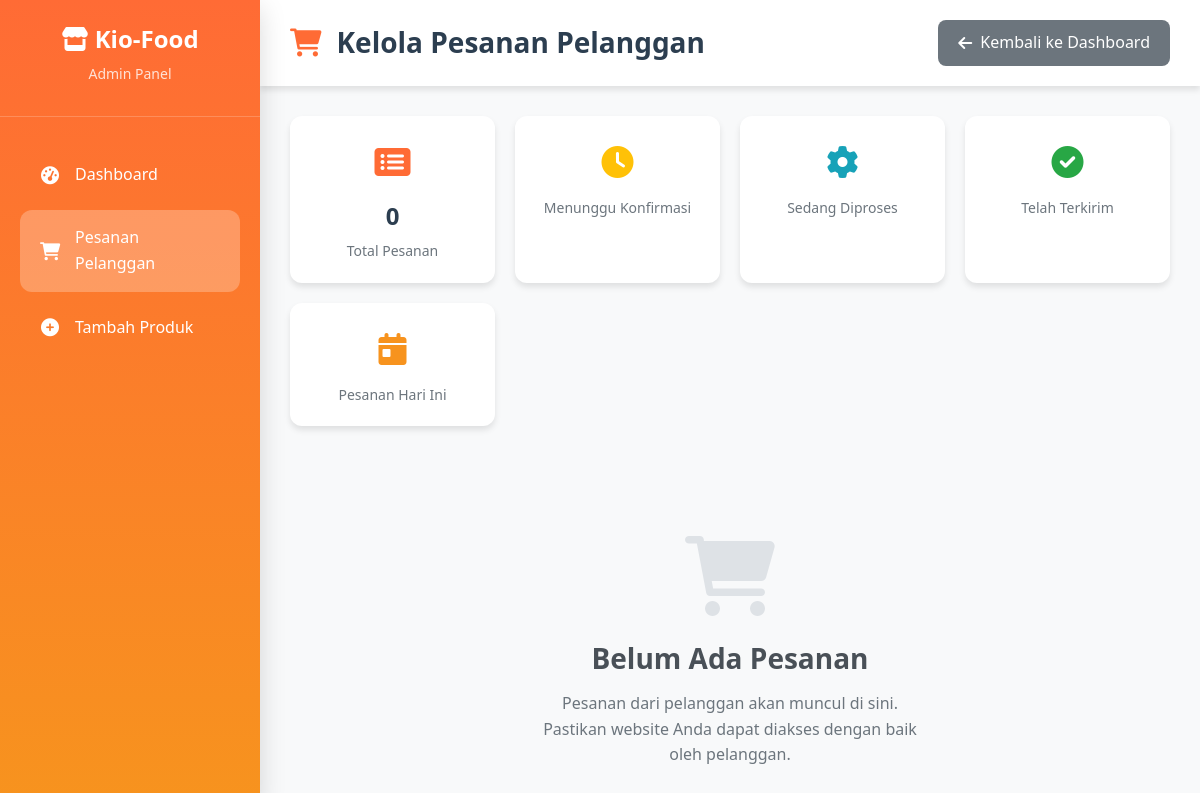
Page /admin/admin_pesanan.php (signed in) on the earlier database version.
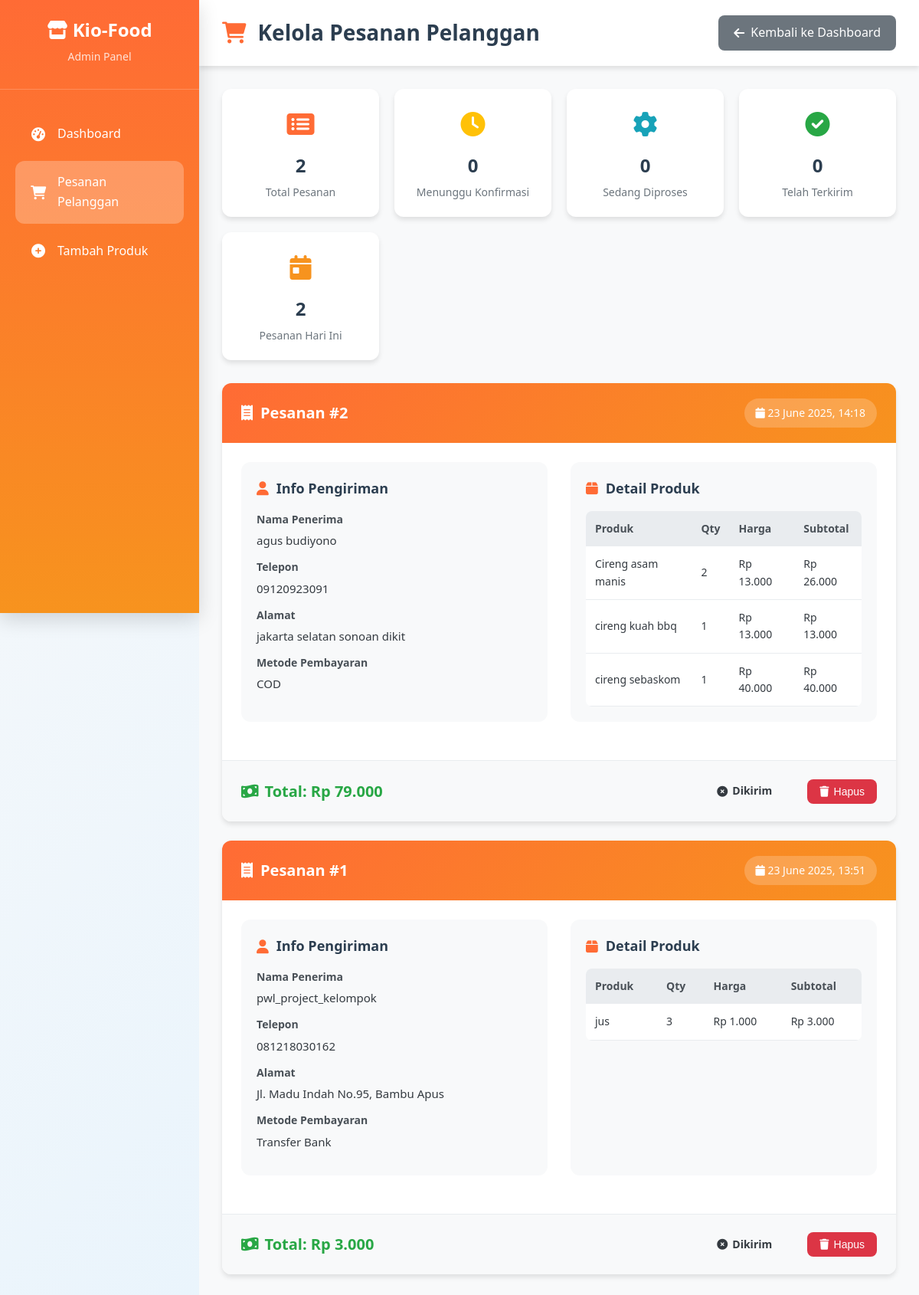
Same page on the later database version.
### tables this page shows
CREATE TABLE `pesanan` (
  `id` int(11) NOT NULL,
  `user_id` int(11) NOT NULL,
  `nama_penerima` varchar(100) NOT NULL,
  `telepon_penerima` varchar(20) NOT NULL,
  `alamat_pengiriman` text NOT NULL,
  `metode_pembayaran` varchar(50) NOT NULL,
  `total_harga` int(11) NOT NULL,
  `status_pesanan` enum('pending','diproses','dikirim','selesai','dibatalkan') NOT NULL DEFAULT 'pending',
  `tanggal_pesanan` timestamp NOT NULL DEFAULT current_timestamp()
);

CREATE TABLE `detail_pesanan` (
  `id` int(11) NOT NULL,
  `pesanan_id` int(11) NOT NULL,
  `produk_id` int(11) NOT NULL,
  `kuantitas` int(11) NOT NULL,
  `harga_saat_pesan` int(11) NOT NULL
);

CREATE TABLE `produk` (
  `id` int(11) NOT NULL,
  `nama_produk` varchar(255) NOT NULL,
  `deskripsi` text DEFAULT NULL,
  `harga` int(11) NOT NULL,
  `jenis` enum('Makanan','Minuman') NOT NULL,
  `gambar` varchar(200) DEFAULT NULL
);

### admin/admin_pesanan.php (the view, shortened to what the changed rows need)
<?php
include("../koneksi/koneksi.php");
$pesanan_query = "SELECT * FROM pesanan ORDER BY tanggal_pesanan DESC";
$pesanan_result = mysqli_query($db, $pesanan_query);
$semua_pesanan = [];
while ($row = mysqli_fetch_assoc($pesanan_result)) {
    $semua_pesanan[$row['id']] = $row;
}
$detail_query = "SELECT dp.pesanan_id, dp.kuantitas, dp.harga_saat_pesan, pr.nama_produk FROM detail_pesanan dp JOIN produk pr ON dp.produk_id = pr.id";
$detail_result = mysqli_query($db, $detail_query);
$detail_pesanan_grouped = [];
while ($row = mysqli_fetch_assoc($detail_result)) {
    $detail_pesanan_grouped[$row['pesanan_id']][] = $row;
}
$stats_query = "SELECT
    COUNT(*) as total_pesanan,
    SUM(CASE WHEN status_pesanan = 'pending' THEN 1 ELSE 0 END) as pending,
    SUM(CASE WHEN status_pesanan = 'proses' THEN 1 ELSE 0 END) as proses,
    SUM(CASE WHEN status_pesanan = 'terkirim' THEN 1 ELSE 0 END) as terkirim,
    SUM(CASE WHEN DATE(tanggal_pesanan) = CURDATE() THEN 1 ELSE 0 END) as hari_ini
    FROM pesanan";
$stats_result = mysqli_query($db, $stats_query);
$stats = mysqli_fetch_assoc($stats_result);
?>
<!DOCTYPE html>
<html lang="id">
<head>
    <link href="https://cdnjs.cloudflare.com/ajax/libs/font-awesome/6.0.0/css/all.min.css" rel="stylesheet">
</head>
<body>
    <div class="sidebar" id="sidebar">
        <div class="sidebar-header">
            <h2><i class="fas fa-store"></i> Kio-Food</h2>
        </div>
    </div>
    <div class="main-content">
        <header class="header">
            <div class="header-left">
                <h1 class="header-title">
                    <i class="fas fa-shopping-cart"></i>
                    Kelola Pesanan Pelanggan
                </h1>
            </div>
        </header>
        <div class="container">
            <div class="stats-grid">
                <div class="stat-card total">
                    <div class="icon"><i class="fas fa-list-alt"></i></div>
                    <h3><?php echo $stats['total_pesanan']; ?></h3>
                    <p>Total Pesanan</p>
                </div>
                <div class="stat-card pending">
                    <div class="icon"><i class="fas fa-clock"></i></div>
                    <h3><?php echo $stats['pending']; ?></h3>
                    <p>Menunggu Konfirmasi</p>
                </div>
                <div class="stat-card proses">
                    <div class="icon"><i class="fas fa-cog"></i></div>
                    <h3><?php echo $stats['proses']; ?></h3>
                    <p>Sedang Diproses</p>
                </div>
                <div class="stat-card terkirim">
                    <div class="icon"><i class="fas fa-check-circle"></i></div>
                    <h3><?php echo $stats['terkirim']; ?></h3>
                    <p>Telah Terkirim</p>
                </div>
                <div class="stat-card today">
                    <div class="icon"><i class="fas fa-calendar-day"></i></div>
                    <h3><?php echo $stats['hari_ini']; ?></h3>
                    <p>Pesanan Hari Ini</p>
                </div>
            </div>
            <?php if (empty($semua_pesanan)): ?>
                <div class="empty-state">
                    <i class="fas fa-shopping-cart"></i>
                    <h3>Belum Ada Pesanan</h3>
                    <p>Pesanan dari pelanggan akan muncul di sini. Pastikan website Anda dapat diakses dengan baik oleh pelanggan.</p>
                </div>
            <?php else: ?>
                <div class="order-grid">
                    <?php foreach ($semua_pesanan as $pesanan): ?>
                        <div class="order-card">
                            <div class="order-header">
                                <div class="order-id">
                                    <i class="fas fa-receipt"></i>
                                    Pesanan #<?php echo $pesanan['id']; ?>
                                </div>
                                <div class="order-date">
                                    <i class="fas fa-calendar"></i>
                                    <?php echo date('d F Y, H:i', strtotime($pesanan['tanggal_pesanan'])); ?>
                                </div>
                            </div>
                            <div class="order-body">
                                <div class="order-content">
                                    <div class="section">
                                        <h4 class="section-title">
                                            <i class="fas fa-user"></i>
                                            Info Pengiriman
                                        </h4>
                                        <div class="info-item">
                                            <div class="info-label">Nama Penerima</div>
                                            <div class="info-value"><?php echo htmlspecialchars($pesanan['nama_penerima']); ?></div>
                                        </div>
                                        <div class="info-item">
                                            <div class="info-label">Telepon</div>
                                            <div class="info-value"><?php echo htmlspecialchars($pesanan['telepon_penerima']); ?></div>
                                        </div>
                                        <div class="info-item">
                                            <div class="info-label">Alamat</div>
                                            <div class="info-value"><?php echo nl2br(htmlspecialchars($pesanan['alamat_pengiriman'])); ?></div>
                                        </div>
                                        <div class="info-item">
                                            <div class="info-label">Metode Pembayaran</div>
                                            <div class="info-value"><?php echo htmlspecialchars($pesanan['metode_pembayaran']); ?></div>
                                        </div>
                                    </div>
                                    <div class="section">
                                        <h4 class="section-title">
                                            <i class="fas fa-box"></i>
                                            Detail Produk
                                        </h4>
                                        <table class="product-table">
                                            <thead>
                                                <tr>
                                                    <th>Produk</th>
                                                    <th>Qty</th>
                                                    <th>Harga</th>
                                                    <th>Subtotal</th>
                                                </tr>
                                            </thead>
                                            <tbody>
                                                <?php if (isset($detail_pesanan_grouped[$pesanan['id']])): ?>
                                                    <?php foreach ($detail_pesanan_grouped[$pesanan['id']] as $detail): ?>
                                                        <tr>
                                                            <td><?php echo htmlspecialchars($detail['nama_produk']); ?></td>
                                                            <td><?php echo $detail['kuantitas']; ?></td>
                                                            <td>Rp <?php echo number_format($detail['harga_saat_pesan'], 0, ',', '.'); ?></td>
                                                            <td>Rp <?php echo number_format($detail['kuantitas'] * $detail['harga_saat_pesan'], 0, ',', '.'); ?></td>
                                                        </tr>
                                                    <?php endforeach; ?>
                                                <?php endif; ?>
                                            </tbody>
                                        </table>
                                    </div>
                                </div>
                            </div>
                            <div class="order-footer">
                                <div class="order-total">
                                    <i class="fas fa-money-bill-wave"></i>
                                    Total: Rp <?php echo number_format($pesanan['total_harga'], 0, ',', '.'); ?>
                                </div>
                                <div class="order-actions">
                                    <?php
                                        $status = $pesanan['status_pesanan'];
                                        $statusLabels = [
                                            'pending'    => 'Menunggu Konfirmasi',
                                            'proses'     => 'Sedang Diproses',
                                            'terkirim'   => 'Telah Terkirim',
                                            'dibatalkan' => 'Dibatalkan'
                                        ];
                                        $displayText = $statusLabels[$status] ?? ucfirst($status);
                                    ?>
                                    <span class="status-badge <?php echo $status; ?>">
                                        <?php if($status == 'pending'): ?>
                                            <i class="fas fa-clock"></i>
                                        <?php elseif($status == 'proses'): ?>
                                            <i class="fas fa-cog"></i>
                                        <?php elseif($status == 'terkirim'): ?>
                                            <i class="fas fa-check-circle"></i>
                                        <?php else: ?>
                                            <i class="fas fa-times-circle"></i>
                                        <?php endif; ?>
                                        <?php echo $displayText; ?>
                                    </span>
                                    <form method="POST" action="admin_pesanan.php" class="status-form">
                                        <button type="submit" name="hapus_pesanan" value="1" class="btn btn-hapus"
                                                onclick="return confirm('PERINGATAN!\nAnda akan menghapus pesanan ini secara permanen dari database.\n\nAksi ini tidak dapat dibatalkan. Lanjutkan?');">
                                            <i class="fas fa-trash"></i>
                                            Hapus
                                        </button>
                                    </form>
                                </div>
                            </div>
                        </div>
                    <?php endforeach; ?>
                </div>
            <?php endif; ?>
        </div>
    </div>
</body>
</html>

Differences in the rows shown:
added pesanan: id "2", tanggal_pesanan "23 June 2025, 14:18", nama_penerima "agus budiyono", telepon_penerima "09120923091", alamat_pengiriman "jakarta selatan sonoan dikit", metode_pembayaran "COD", total_harga "79.000", status_pesanan "Dikirim"
added detail_pesanan: produk.nama_produk "Cireng asam manis", kuantitas "2", harga_saat_pesan "13.000", $detail['kuantitas'] * $detail['harga_saat_pesan'] "26.000"
added detail_pesanan: produk.nama_produk "cireng kuah bbq", kuantitas "1", harga_saat_pesan "13.000", $detail['kuantitas'] * $detail['harga_saat_pesan'] "13.000", shown under "2"
added detail_pesanan: produk.nama_produk "cireng sebaskom", kuantitas "1", harga_saat_pesan "40.000", $detail['kuantitas'] * $detail['harga_saat_pesan'] "40.000", shown under "2"
added pesanan: id "1", tanggal_pesanan "23 June 2025, 13:51", nama_penerima "pwl_project_kelompok", telepon_penerima "081218030162", alamat_pengiriman "Jl. Madu Indah No.95, Bambu Apus", metode_pembayaran "Transfer Bank", total_harga "3.000", status_pesanan "Dikirim"
added detail_pesanan: produk.nama_produk "jus", kuantitas "3", harga_saat_pesan "1.000", $detail['kuantitas'] * $detail['harga_saat_pesan'] "3.000", shown under "1"
Other differences:
$stats['total_pesanan']: "0" → "2"
$stats['pending']: (not shown) → "0"
$stats['proses']: (not shown) → "0"
$stats['terkirim']: (not shown) → "0"
$stats['hari_ini']: (not shown) → "2"
text no longer shown: "Belum Ada Pesanan Pesanan dari pelanggan akan muncul di sini. Pastikan website Anda dapat diakses dengan baik oleh pelanggan."
